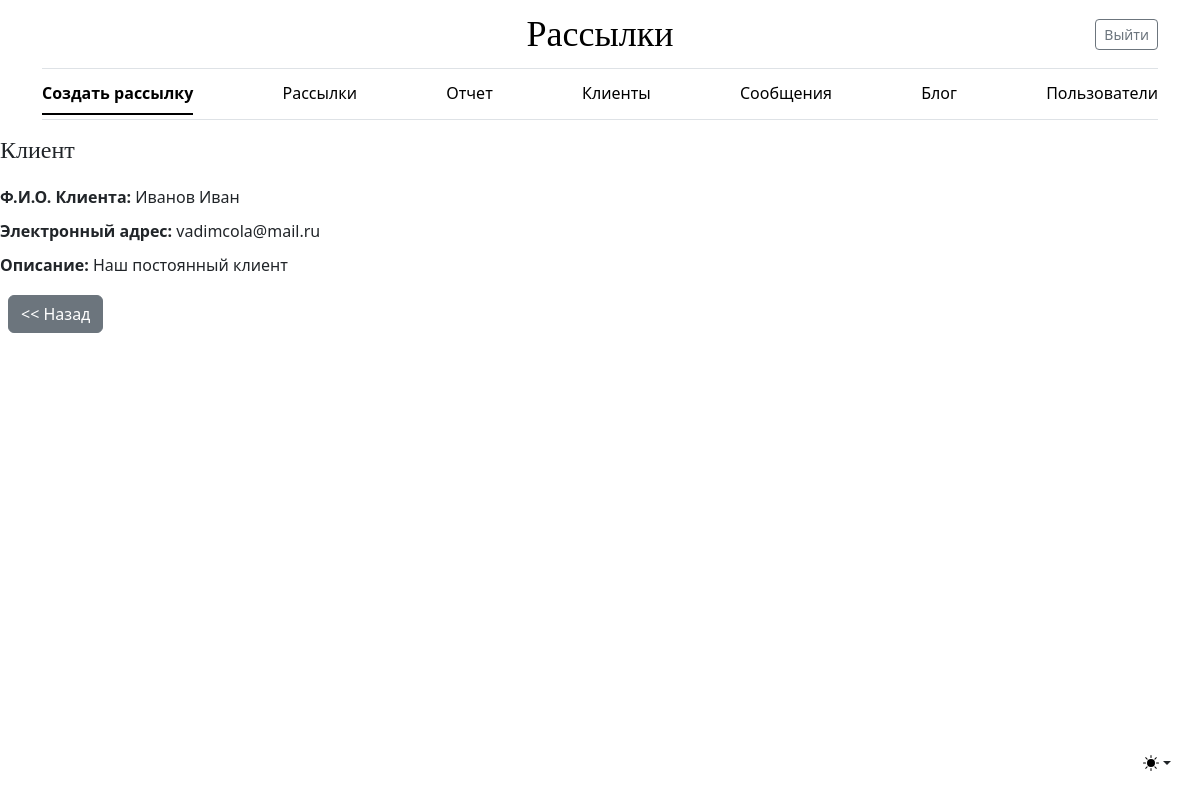
The app's page /client/1 (signed in), older data.
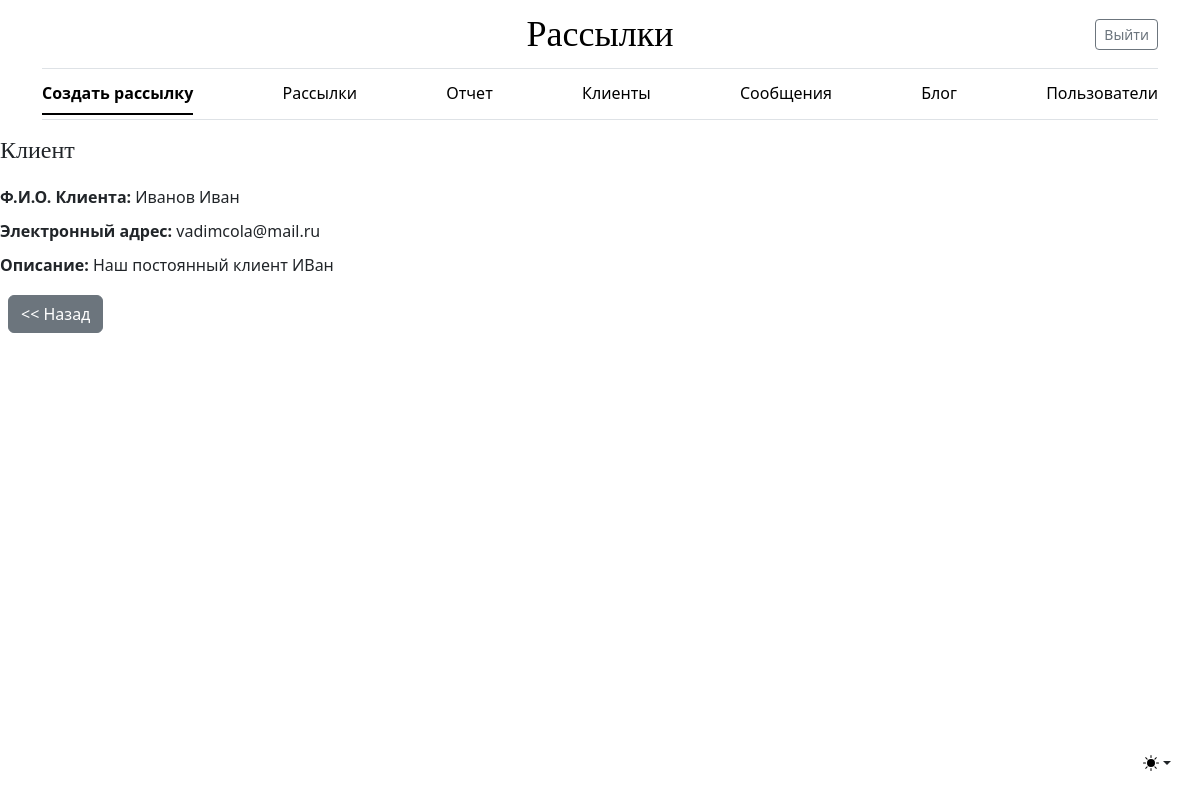
The same page, newer data.
### mailing/models.py (models this page shows, shortened)
class Client(models.Model):
    client_name = models.CharField(max_length=255, **NULLABLE, verbose_name='ФИО Клиента')
    email = models.EmailField(unique=True, verbose_name='Почта')
    comment = models.TextField(**NULLABLE, verbose_name='Описание')
    owner = models.ForeignKey(settings.AUTH_USER_MODEL, on_delete=models.SET_NULL, **NULLABLE,
                              verbose_name='Владелец')
    class Meta:
        verbose_name = 'Клиент'
        verbose_name_plural = 'Клиенты'

### mailing/views.py (the view)
# urls.py: path('client/<int:pk>', ClientDetailView.as_view(), name='client_detail'),
class ClientDetailView(LoginRequiredMixin, DetailView):
    model = Client
    template_name = 'mailing/client_detail.html'

### mailing/templates/mailing/client_detail.html
{% extends 'mailing/base.html' %}
{% block content %}
  <div style="display: flex; flex-direction: column; gap: 10px;">
    <h1 style="font-size: 24px; margin-bottom: 10px;">Клиент</h1>
    <div><strong>Ф.И.О. Клиента:</strong> {{ object.client_name }}</div>
    <div><strong>Электронный адрес:</strong> {{ object.email }}</div>
    <div><strong>Описание:</strong> {{ object.comment }}</div>
    <div class="col-12">
      <a href="{% url 'mailing:client_list' %}" class="btn btn-secondary m-2"><< Назад</a>
    </div>
  </div>
{% endblock %}

Row changes from the older to the newer data that the page shows:
changed Client "Иванов Иван": comment "Наш постоянный клиент" → "Наш постоянный клиент ИВан"
